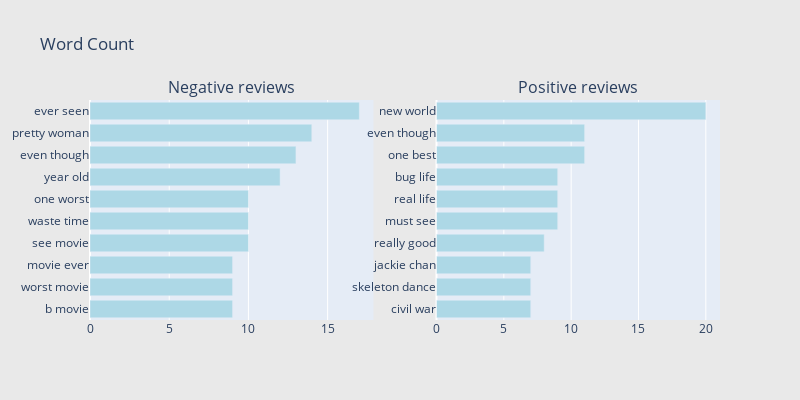
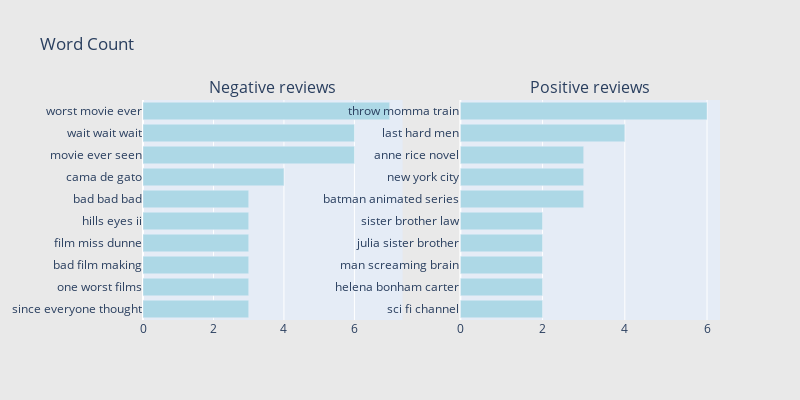

These figures' notebook cell, in order:
### Code cell
# creating bi-grams frequency charts
def grams(data,gram):
    tokens = [t for t in data]
    ngrams = zip(*[tokens[i:] for i in range(gram)])
    final_tokens = [" ".join(z) for z in ngrams]
    return final_tokens
    
def create_dict(data,grams):
    freq_dict = defaultdict(int)
    for sentence in data:
        for tokens in gram_analysis(sentence,grams):
            freq_dict[tokens] += 1
    return freq_dict

def horizontal_bar_chart(df, color):
    trace = go.Bar(
        y = df["n_gram_words"].values[::-1],
        x = df["n_gram_frequency"].values[::-1],
        showlegend = False,
        orientation = 'h',
        marker = dict(color=color,),)
    return trace

def create_freq_df(freq_dict,):
    freq_df = pd.DataFrame(sorted(freq_dict.items(),key=lambda z:z[1])[::-1])
    freq_df.columns = ['n_gram_words','n_gram_frequency']
    trace = horizontal_bar_chart(freq_df[:10],'lightblue')
    return trace
    
def plot_grams(negative,positive):
    fig = tools.make_subplots(rows=1, cols=2, vertical_spacing=0.04,
                          subplot_titles=["Negative reviews", "Positive reviews"])
    fig.append_trace(negative, 1, 1)
    fig.append_trace(positive, 1, 2)
    fig['layout'].update(height=400, width=800, paper_bgcolor='rgb(233,233,233)', title="Word Count")
    py.iplot(fig, filename='word-plots')

train_bad = data_train_tok[negative_ind]
train_good = data_train_tok[positive_ind]

print("Bi-gram analysis")
freq_bad = create_dict(train_bad,2)
neg = create_new_df(freq_bad)
freq_good = create_dict(train_good,2)
pos = create_new_df(freq_good)
plot_grams(neg,pos)

print("Tri-gram analysis")
freq_bad = create_dict(train_bad,3)
neg = create_new_df(freq_bad)
freq_good=create_dict(train_good,3)
pos = create_new_df(freq_good)
plot_grams(neg,pos)

### Figure 1 — Plotly figure (JSON) as saved in the notebook; plotly's stock layout.template omitted (floating-point values rounded to 4 significant figures)
{"data": [{"marker": {"color": "lightblue"}, "orientation": "h", "showlegend": false, "type": "bar", "x": [9, 9, 9, 10, 10, 10, 12, 13, 14, 17], "xaxis": "x", "y": ["b movie", "worst movie", "movie ever", "see movie", "waste time", "one worst", "year old", "even though", "pretty woman", "ever seen"], "yaxis": "y"}, {"marker": {"color": "lightblue"}, "orientation": "h", "showlegend": false, "type": "bar", "x": [7, 7, 7, 8, 9, 9, 9, 11, 11, 20], "xaxis": "x2", "y": ["civil war", "skeleton dance", "jackie chan", "really good", "must see", "real life", "bug life", "one best", "even though", "new world"], "yaxis": "y2"}], "layout": {"annotations": [{"font": {"size": 16}, "showarrow": false, "text": "Negative reviews", "x": 0.225, "xanchor": "center", "xref": "paper", "y": 1, "yanchor": "bottom", "yref": "paper"}, {"font": {"size": 16}, "showarrow": false, "text": "Positive reviews", "x": 0.775, "xanchor": "center", "xref": "paper", "y": 1, "yanchor": "bottom", "yref": "paper"}], "height": 400, "paper_bgcolor": "rgb(233,233,233)", "title": {"text": "Word Count"}, "width": 800, "xaxis": {"anchor": "y", "domain": [0, 0.45]}, "xaxis2": {"anchor": "y2", "domain": [0.55, 1]}, "yaxis": {"anchor": "x", "domain": [0, 1]}, "yaxis2": {"anchor": "x2", "domain": [0, 1]}}}

### Figure 2 — Plotly figure (JSON) as saved in the notebook; plotly's stock layout.template omitted (floating-point values rounded to 4 significant figures)
{"data": [{"marker": {"color": "lightblue"}, "orientation": "h", "showlegend": false, "type": "bar", "x": [3, 3, 3, 3, 3, 3, 4, 6, 6, 7], "xaxis": "x", "y": ["since everyone thought", "one worst films", "bad film making", "film miss dunne", "hills eyes ii", "bad bad bad", "cama de gato", "movie ever seen", "wait wait wait", "worst movie ever"], "yaxis": "y"}, {"marker": {"color": "lightblue"}, "orientation": "h", "showlegend": false, "type": "bar", "x": [2, 2, 2, 2, 2, 3, 3, 3, 4, 6], "xaxis": "x2", "y": ["sci fi channel", "helena bonham carter", "man screaming brain", "julia sister brother", "sister brother law", "batman animated series", "new york city", "anne rice novel", "last hard men", "throw momma train"], "yaxis": "y2"}], "layout": {"annotations": [{"font": {"size": 16}, "showarrow": false, "text": "Negative reviews", "x": 0.225, "xanchor": "center", "xref": "paper", "y": 1, "yanchor": "bottom", "yref": "paper"}, {"font": {"size": 16}, "showarrow": false, "text": "Positive reviews", "x": 0.775, "xanchor": "center", "xref": "paper", "y": 1, "yanchor": "bottom", "yref": "paper"}], "height": 400, "paper_bgcolor": "rgb(233,233,233)", "title": {"text": "Word Count"}, "width": 800, "xaxis": {"anchor": "y", "domain": [0, 0.45]}, "xaxis2": {"anchor": "y2", "domain": [0.55, 1]}, "yaxis": {"anchor": "x", "domain": [0, 1]}, "yaxis2": {"anchor": "x2", "domain": [0, 1]}}}
